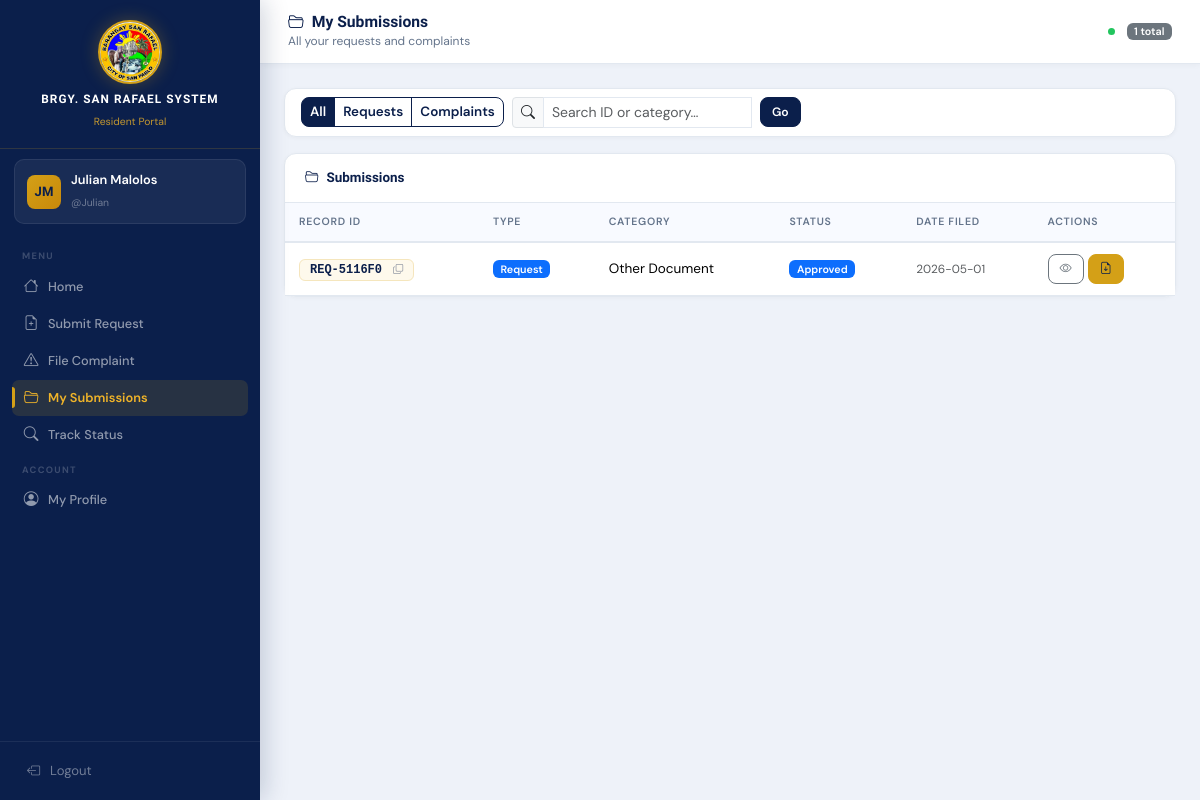
Before: /resident/my_submissions.php (signed in) with the older database file.
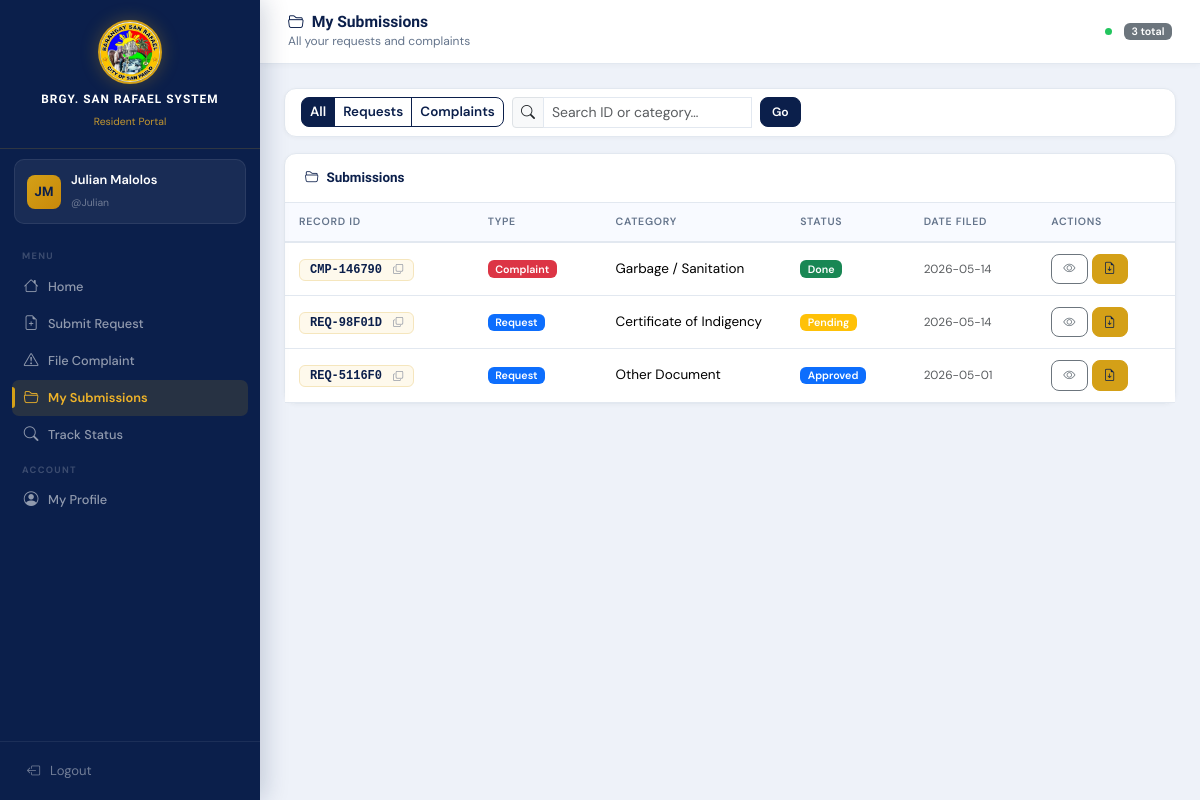
After: the same page with the newer database file.
### tables this page shows
CREATE TABLE `resident_accounts` (
  `id` int(11) NOT NULL AUTO_INCREMENT,
  `username` varchar(50) NOT NULL,
  `password` varchar(100) NOT NULL,
  `full_name` varchar(100) NOT NULL,
  `address` varchar(200) NOT NULL,
  `contact` varchar(20) NOT NULL,
  `resident_id` varchar(10) DEFAULT NULL,
  `created_at` datetime DEFAULT current_timestamp(),
  PRIMARY KEY (`id`),
  UNIQUE KEY `username` (`username`),
  UNIQUE KEY `resident_id` (`resident_id`),
  CONSTRAINT `resident_accounts_ibfk_1` FOREIGN KEY (`resident_id`) REFERENCES `residents` (`resident_id`)
);

CREATE TABLE `records` (
  `record_id` varchar(20) NOT NULL,
  `record_type` enum('request','complaint') NOT NULL,
  `resident_id` varchar(10) NOT NULL,
  `category` varchar(100) NOT NULL,
  `details` text DEFAULT NULL,
  `status` enum('Pending','Approved','Done') DEFAULT 'Pending',
  `date_submitted` datetime DEFAULT current_timestamp(),
  `is_deleted` tinyint(1) DEFAULT 0,
  `deleted_at` datetime DEFAULT NULL,
  `deleted_by` varchar(100) DEFAULT NULL,
  `delete_reason` varchar(255) DEFAULT NULL,
  PRIMARY KEY (`record_id`),
  KEY `resident_id` (`resident_id`),
  CONSTRAINT `records_ibfk_1` FOREIGN KEY (`resident_id`) REFERENCES `residents` (`resident_id`)
);

### includes/config.php (called while the page is built, shortened)
<?php
function db(): mysqli {
    static $c=null;
    if (!$c) {
        $c=new mysqli(DB_HOST,DB_USER,DB_PASS,DB_NAME);
        $c->set_charset('utf8mb4');
    }
    return $c;
}
function db_fetch_all(string $sql,array $p=[]): array {
    $s=db()->prepare($sql);
    if ($p) $s->bind_param(str_repeat('s',count($p)),...$p);
    $s->execute(); $r=$s->get_result(); $rows=[];
    while ($row=$r->fetch_assoc()) $rows[]=$row;
    return $rows;
}
function db_fetch_one(string $sql,array $p=[]): ?array { $r=db_fetch_all($sql,$p); return $r[0]??null; }
function is_resident(): bool { return session_name()==='BRGY_RESIDENT' && isset($_SESSION['resident_account_id']); }
function current_resident(): ?array { if (!is_resident()) return null; return db_fetch_one('SELECT * FROM resident_accounts WHERE id=?',[$_SESSION['resident_account_id']]); }
function e(string $s): string { return htmlspecialchars($s,ENT_QUOTES,'UTF-8'); }
function paginate(array $items,int $per,int $page): array {
    $total=count($items); $pages=max(1,(int)ceil($total/$per));
    $page=max(1,min($page,$pages));
    return ['items'=>array_slice($items,($page-1)*$per,$per),'total'=>$total,'pages'=>$pages,'current'=>$page];
}

### resident/my_submissions.php (the view, shortened to what the changed rows need)
<?php
require_once __DIR__.'/../includes/config.php';
$acc=current_resident();
$filter=$_GET['filter']??'all'; $search=trim($_GET['q']??''); $page=max(1,(int)($_GET['page']??1));
$sql='SELECT * FROM records WHERE resident_id=? AND (is_deleted IS NULL OR is_deleted=0)';
$params=[$acc['resident_id']??''];
$sql.=' ORDER BY date_submitted DESC';
$all=db_fetch_all($sql,$params);
$pg=paginate($all,PER_PAGE,$page);
include __DIR__.'/../includes/header.php';
include __DIR__.'/../includes/resident_sidebar.php';
?>
<div class="main-content">
  <div class="topbar">
    <div class="d-flex align-items-center gap-2">
      <span class="rt-dot" title="Real-time updates active"></span>
      <span class="badge bg-secondary"><?= $pg['total'] ?> total</span>
    </div>
  </div>
  <div class="p-4">
    <div class="card mb-3"><div class="card-body py-2">
      <form method="get" class="d-flex flex-wrap gap-2 align-items-center">
        <div class="btn-group btn-group-sm">
          <?php foreach(['all'=>'All','request'=>'Requests','complaint'=>'Complaints'] as $v=>$l): ?>
          <a href="?filter=<?= $v ?>&q=<?= urlencode($search) ?>" class="btn <?= $filter===$v?'btn-primary':'btn-outline-primary' ?>"><?= $l ?></a>
          <?php endforeach; ?>
        </div>
      </form>
    </div></div>
    <?php if(empty($pg['items'])): ?>
    <div class="card"><div class="card-body text-center py-5 text-muted">
      <i class="bi bi-inbox fs-2 d-block mb-2"></i>No submissions yet.
      <a href="/BarangayProject/resident/submit_request.php">Submit a request</a> or <a href="/BarangayProject/resident/file_complaint.php">file a complaint</a>.
    </div></div>
    <?php else: ?>
    <div class="card">
      <div class="card-body p-0">
        <div class="table-responsive">
          <table class="table table-hover mb-0" id="subTable">
            <thead><tr><th>Record ID</th><th>Type</th><th>Category</th><th>Status</th><th>Date Filed</th><th>Actions</th></tr></thead>
            <tbody>
              <?php foreach($pg['items'] as $r): ?>
              <tr data-record-id="<?= e($r['record_id']) ?>">
                <td>
                  <span class="record-id-chip" style="cursor:pointer;" onclick="copyId('<?= e($r['record_id']) ?>')" title="Click to copy">
                    <?= e($r['record_id']) ?> <i class="bi bi-copy ms-1" style="font-size:.62rem;opacity:.5;"></i>
                  </span>
                </td>
                <td><?= $r['record_type']==='request'?"<span class='badge bg-primary'>Request</span>":"<span class='badge bg-danger'>Complaint</span>" ?></td>
                <td style="max-width:140px;overflow:hidden;text-overflow:ellipsis;white-space:nowrap;"><?= e($r['category']) ?></td>
                <td><span class="badge bg-<?= ['Pending'=>'warning','Approved'=>'primary','Done'=>'success','Rejected'=>'danger'][$r['status']]??'secondary' ?> rt-status-badge"><?= e($r['status']) ?></span></td>
                <td><small class="text-muted"><?= substr($r['date_submitted'],0,10) ?></small></td>
                <td>
                  <div class="d-flex gap-1">
                    <button class="btn btn-sm btn-outline-secondary"
                      data-bs-toggle="modal" data-bs-target="#detailModal"
                      data-rid="<?= e($r['record_id']) ?>" data-type="<?= e($r['record_type']) ?>"
                      data-cat="<?= e($r['category']) ?>" data-details="<?= e($r['details']??'—') ?>"
                      data-status="<?= e($r['status']) ?>" data-date="<?= substr($r['date_submitted'],0,16) ?>">
                      <i class="bi bi-eye"></i>
                    </button>
                    <a href="/BarangayProject/resident/view_copy.php?id=<?= urlencode($r['record_id']) ?>" target="_blank" class="btn btn-sm btn-gold" title="Download / Print Copy">
                      <i class="bi bi-file-earmark-arrow-down"></i>
                    </a>
                  </div>
                </td>
              </tr>
              <?php endforeach; ?>
            </tbody>
          </table>
        </div>
      </div>
    </div>
    <?php endif; ?>
  </div>
</div>
<?php include __DIR__.'/../includes/footer.php'; ?>

### includes/resident_sidebar.php (shortened to what the changed rows need)
<?php
$racc=current_resident();
$init=implode('',array_map(fn($w)=>strtoupper($w[0]),array_slice(explode(' ',$racc['full_name']??'R'),0,2)));
?>
<div class="sidebar" id="residentSidebar">
  <div class="sidebar-user">
    <div class="avatar"><?= e($init) ?></div>
    <div class="user-info"><span><?= e($racc['full_name']??'') ?></span><small>@<?= e($racc['username']??'') ?></small></div>
  </div>
</div>

Changed rows visible on the page:
shown differently, row unchanged: resident_accounts "JM": id "1" → (not shown)
added records: record_id "CMP-146790", record_type "Complaint", category "Garbage / Sanitation", status "Done", date_submitted "2026-05-14"
added records: record_id "REQ-98F01D", record_type "Request", category "Certificate of Indigency", status "Pending", date_submitted "2026-05-14"
Other visible differences:
$pg['total']: (not shown) → "3"
